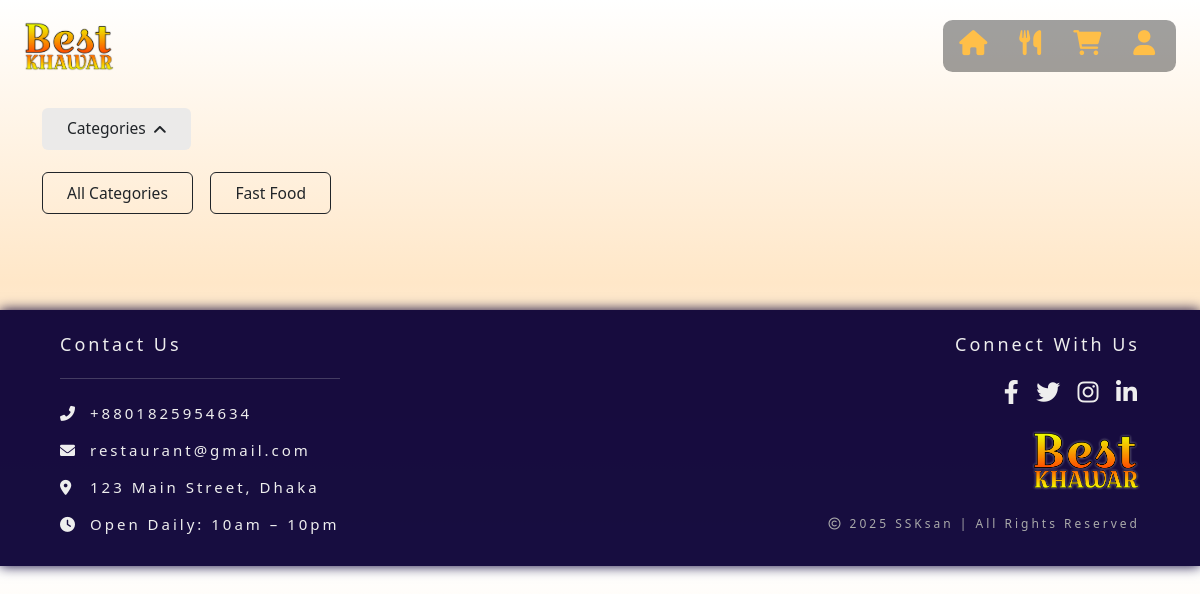
Before: /menu/category/uncategorized with the older database file.
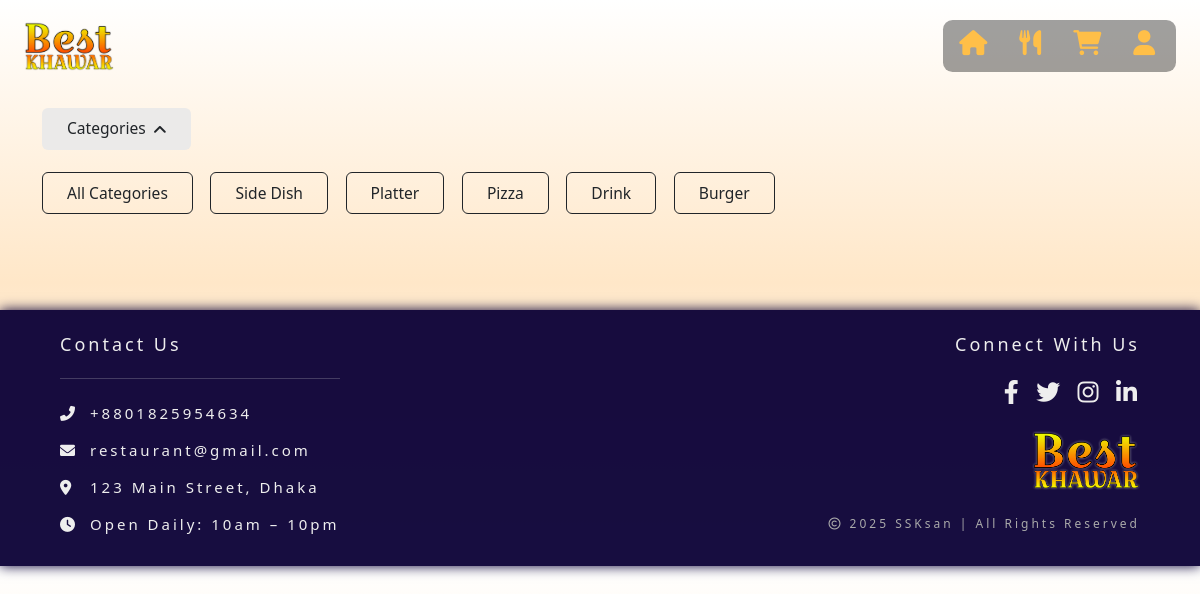
After: the same page with the newer database file.
### menu/models.py (models this page shows, shortened)
class Category(models.Model):
    category_name = models.CharField(max_length=50, primary_key=True)
    category_slug = models.SlugField(blank=True)
    class Meta:
        verbose_name_plural = 'categories'

### menu/views.py (the view)
# urls.py: path('', views.MenuList, name='menu'),
def MenuList(request, category_slug=None):
    if category_slug:
       category = get_object_or_404(Category, category_slug=category_slug)
       items = MenuItem.objects.filter(category=category).order_by('item_name')
    else:
       category = None
       items = MenuItem.objects.all().order_by('item_name')
    categories = Category.objects.all()
    return render(request, 'menu_list.html',
                  {'items': items, 'categories': categories, 'category': category})

### menu/templates/menu_list.html (shortened to what this page needs)
{% extends 'base.html' %}
{% load static %}
{% block style %} <link rel="stylesheet" href="{% static 'css/menu.css' %}"> {% endblock %}
{% block content %}
<div class="container mt-3 mb-5 pb-5">
    <div class="text-start">
        <label for="toggleCategories" class="btn category-toggle category-button toggle-btn mb-3">
            Categories
            <span class="toggle-icon"><i class="fa fa-angle-down ms-1"></i></span>
        </label>
        <div class="category-wrapper">
            <div class="category-buttons mb-2">
            <a href="{% url 'menu' %}"
            class="btn btn-outline-dark category-button me-2 mb-3 {% if not category %}active{% endif %}">
            All Categories
            </a>
            {% for cat in categories %}
                {% if cat.category_name != 'Uncategorized' %}
                <a href="{% url 'filtered_category' category_slug=cat.category_slug %}"
                class="btn btn-outline-dark category-button me-2 mb-3 {% if cat == category %}active{% endif %}">
                    {{ cat.category_name }}
                </a>
                {% endif %}
            {% endfor %}
            </div>
        </div>
    </div>
</div>
{% endblock %}

Changed rows visible on the page:
removed Category: category_name "Fast Food"
added Category: category_name "Side Dish"
added Category: category_name "Platter"
added Category: category_name "Pizza"
added Category: category_name "Drink"
added Category: category_name "Burger"
